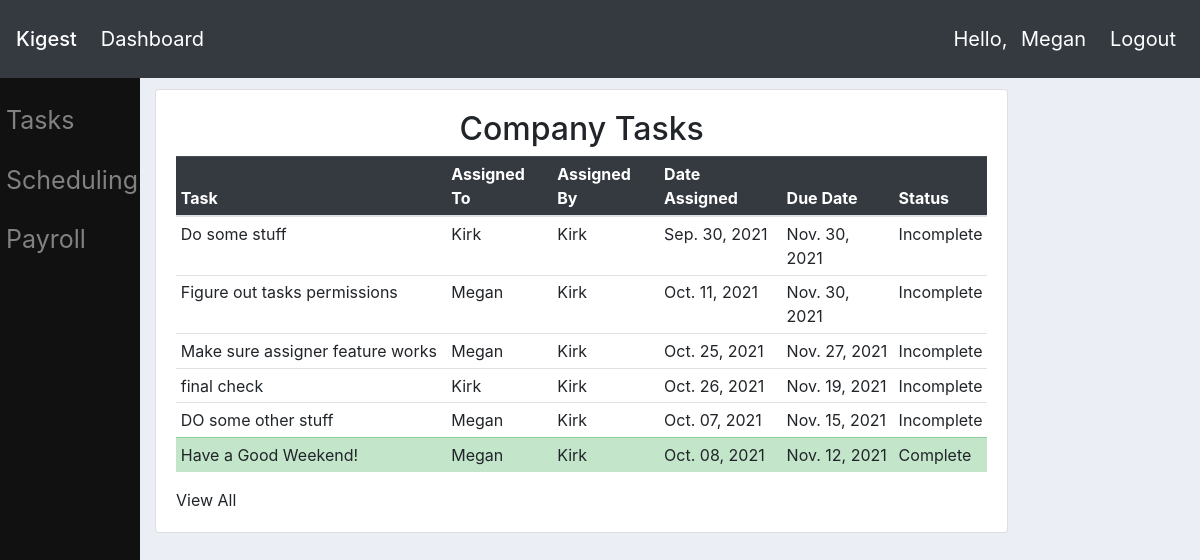
Page / (signed in) on the earlier database version.
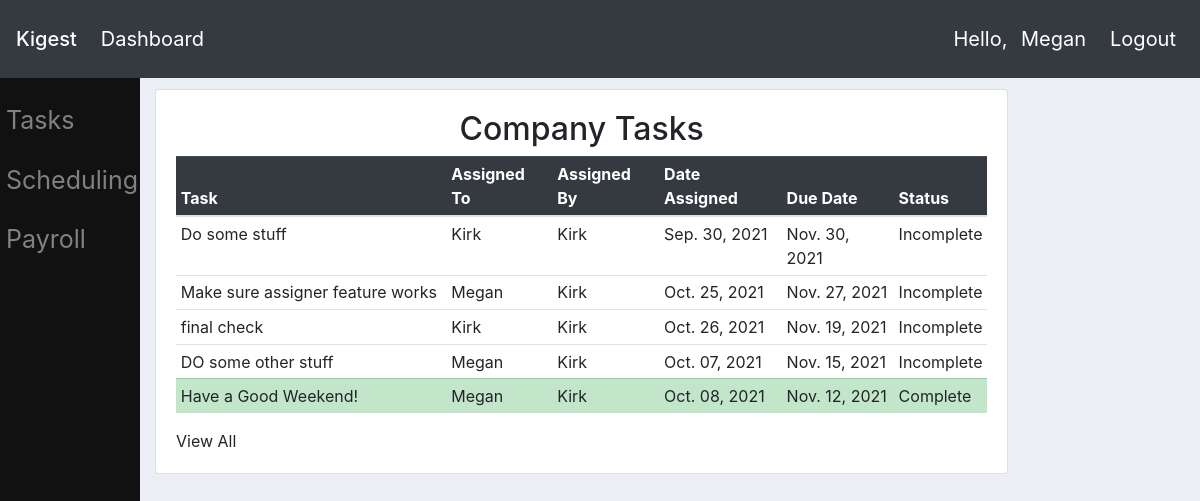
Same page on the later database version.
### tasks/models.py (models this page shows, shortened)
class Task(models.Model):
    title = models.CharField(max_length=60)
    assigner = models.ForeignKey(Employee, on_delete=models.CASCADE, default=1)
    date_created = models.DateTimeField(auto_now_add=True)
    date_due = models.DateTimeField(default=make_aware(datetime.datetime(2021,11,30,5,0,0)))
    date_completed = models.DateTimeField(null=True, blank=True)
    description = models.TextField(blank=True)
    is_complete = models.BooleanField(default=False, blank=True, null=True)
    assignee = models.ManyToManyField(Employee, related_name='assignee')
    team = models.ManyToManyField(Group, related_name='team', blank=True)

### userprofile/models.py (models this page shows)
class Employee(models.Model):
    user = models.OneToOneField(User, on_delete=models.CASCADE)
    first_name = models.CharField(max_length=15, default='')
    last_name = models.CharField(max_length=20, default='')
    date_of_birth = models.DateField(null=True, blank=True)
    is_active = models.BooleanField(default=False)
    profile_picture = models.ImageField(default="default.png")
    street = models.CharField(max_length=200, null=True, blank=True, verbose_name='Street Address')
    city = models.CharField(max_length=75, null=True, blank=True, verbose_name='City')
    state = models.CharField(max_length=2, null=True, blank=True, verbose_name='State')
    phone = models.CharField(max_length=20, null=True, blank=True, verbose_name='Telephone Number')
    postal_code = models.CharField(max_length=5, null=True, blank=True, verbose_name='Postal Code')
    def __str__(self):
        return self.user.username.capitalize()

### website/views.py (the view)
# urls.py: path('', views.homepage, name = 'homepage'),
@login_required(login_url='/profile/login/')
def homepage(request):
    managers = Group.objects.get(name='managers').user_set.all()
    employees = Group.objects.get(name='employees').user_set.all()
    if request.user in managers or request.user.is_superuser:
        tasks = Task.objects.order_by('-date_created')[:10]
        schedules = Schedule.objects.filter(schedule_date=datetime.date.today())
        return render(request, 'website/managerdashboard.html', {'tasks': tasks, 'schedules': schedules, 'managers': managers, 'employees': employees})
    elif request.user in employees:
        current_employee = Employee.objects.get(user=request.user)
        tasks = current_employee.assignee.all().order_by('-date_due')
        return render(request, 'website/employeedashboard.html', {'tasks': tasks})
    else:
        return HttpResponse("Sorry, you aren't properly authenticated!")

### website/templates/website/employeedashboard.html (shortened to what this page needs)
{%  extends 'website/main.html' %}
{% block content %}
{% include 'website/taskspreview.html' %}
{% endblock %}

### website/templates/website/taskspreview.html (shortened to what this page needs)
<div class="col-md-10 mt-4">
    <div class="card card-body "><h2 class="text-center"><a class="text-reset text-decoration-none" href='{% url "tasks:tasks"%}'>Company Tasks</a></h2>
        {% if tasks is None %}
        <h1 class="display-3">Looks like you're all caught up!</h1>
        {% else %}
        <table class="table table-sm table-hover">
            <thead class="table-dark">
                <tr>
                    <th class="col-sm-4">Task</th>
                    <th>Assigned To</th>
                    <th>Assigned By</th>
                    <th>Date Assigned</th>
                    <th>Due Date</th>
                    <th>Status</th>
                </tr>
            </thead>
            <tbody>
                {% for task in tasks %}
                {% if task.is_complete %}<tr class="table-success">
                {% else %} <tr>
                {% endif %}
                <td><a class="text-reset text-decoration-none" href='{% url "tasks:edittask" task.id%}'>{{ task.title }}</a></td>
                {% if task.team.all.first is None %}
                <td>{{ task.assignee.all.first|capfirst }}</td>
                {% else %}
                <td>{{ task.team.all.first|capfirst }}</td>
                {% endif %}
                <td>{{ task.assigner|capfirst }}</td>
                <td>{{ task.date_created.date|date:"M. d, Y" }}</td>
                <td>{{ task.date_due.date|date:"M. d, Y" }}</td>
                {% if task.is_complete %}
                <td>Complete</td>
                {% else %}
                <td>Incomplete</td>
                {% endif %}
            </tr>
            {% endfor %}
        </tbody>
    </table>
        {% endif %}
            <div><a class = "text-reset fw-bold" href='{% url "tasks:tasks"%}'>View All</a></div>
        </div>
    </div>

Differences in the rows shown:
removed Task: title "Figure out tasks permissions", assignee.all.first "Megan", assigner "Kirk", date_created "Oct. 11, 2021", date_due "Nov. 30, 2021", is_complete "Incomplete"
